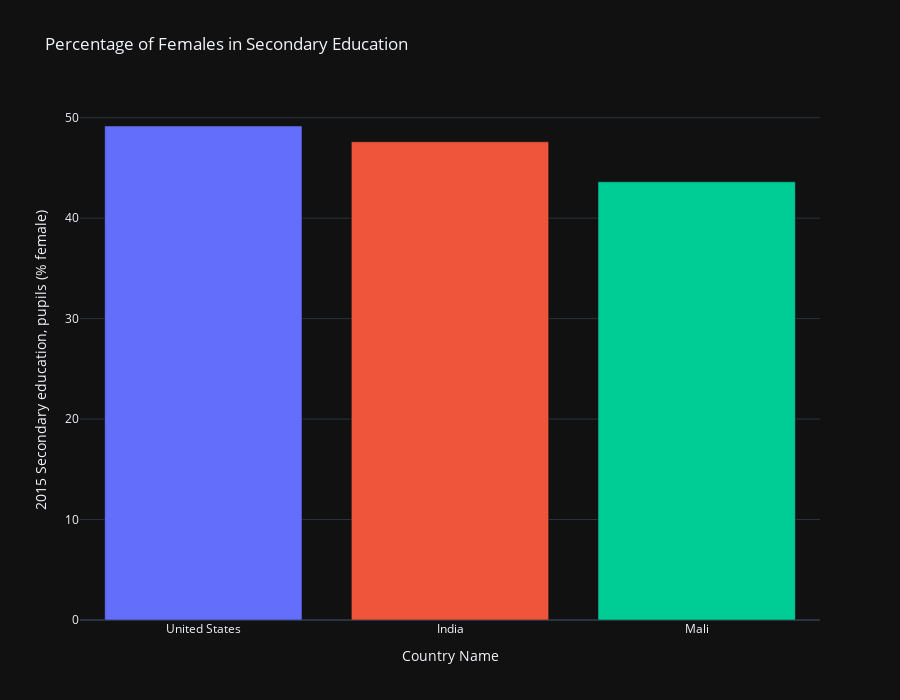

Write notebook code for a chart like this one.
### Code cell
fig = px.bar(
    data_frame= df_edu_sorted,
    x= "Country Name",
    labels={"value":"2015 Secondary education, pupils (% female)"},
    y= "value",
    color= "Country Name",
    height= 700,
    template=list(plotly.io.templates.keys())[5],
    title= "Percentage of Females in Secondary Education"
)

fig.update_layout(showlegend= False)
fig.show()

### Figure 1 — Plotly figure (JSON) as saved in the notebook; plotly's stock layout.template omitted (floating-point values rounded to 4 significant figures)
{"data": [{"alignmentgroup": "True", "hovertemplate": "Country Name=%{x}<br>2015 Secondary education, pupils (% female)=%{y}<extra></extra>", "legendgroup": "United States", "marker": {"color": "#636efa", "pattern": {"shape": ""}}, "name": "United States", "offsetgroup": "United States", "orientation": "v", "showlegend": true, "textposition": "auto", "type": "bar", "x": ["United States"], "xaxis": "x", "y": [49.17], "yaxis": "y"}, {"alignmentgroup": "True", "hovertemplate": "Country Name=%{x}<br>2015 Secondary education, pupils (% female)=%{y}<extra></extra>", "legendgroup": "India", "marker": {"color": "#EF553B", "pattern": {"shape": ""}}, "name": "India", "offsetgroup": "India", "orientation": "v", "showlegend": true, "textposition": "auto", "type": "bar", "x": ["India"], "xaxis": "x", "y": [47.6], "yaxis": "y"}, {"alignmentgroup": "True", "hovertemplate": "Country Name=%{x}<br>2015 Secondary education, pupils (% female)=%{y}<extra></extra>", "legendgroup": "Mali", "marker": {"color": "#00cc96", "pattern": {"shape": ""}}, "name": "Mali", "offsetgroup": "Mali", "orientation": "v", "showlegend": true, "textposition": "auto", "type": "bar", "x": ["Mali"], "xaxis": "x", "y": [43.61], "yaxis": "y"}], "layout": {"barmode": "relative", "height": 700, "legend": {"title": {"text": "Country Name"}, "tracegroupgap": 0}, "showlegend": false, "title": {"text": "Percentage of Females in Secondary Education"}, "xaxis": {"anchor": "y", "categoryarray": ["United States", "India", "Mali"], "categoryorder": "array", "domain": [0, 1], "title": {"text": "Country Name"}}, "yaxis": {"anchor": "x", "domain": [0, 1], "title": {"text": "2015 Secondary education, pupils (% female)"}}}}
